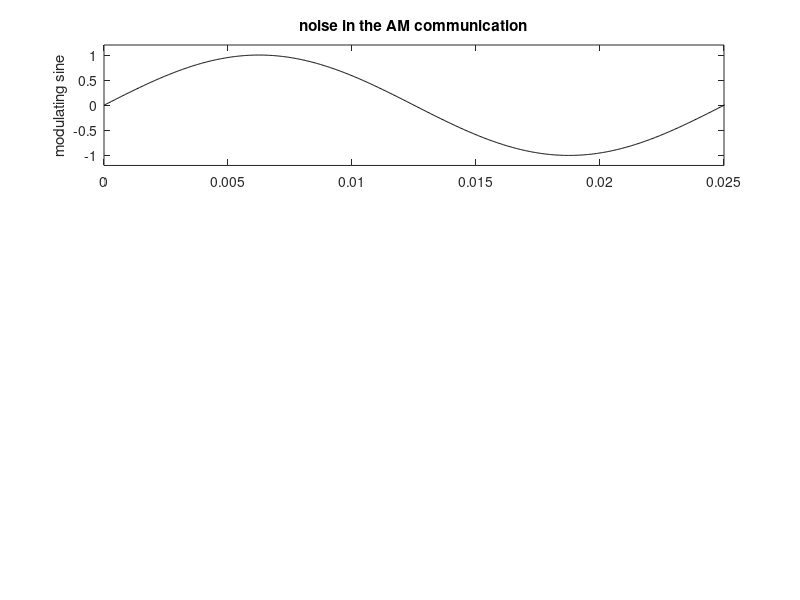

Reproduce this figure in MATLAB. (Note: this script raises an error after producing the figure.)
% AM and noise in the communication channel
% the modulating signal is a sine
fa=40; %signal frequency in Hz
wa =2* pi * fa ; % signal frequency in rad/s
fc=1500; %carrier frequency in Hz
fs=30000; %sampling frequency in Hz
tiv=1/fs; %time interval between samples;
%time intervals set (0.03 seconds):
t=0:tiv:(0.03 -tiv);
%modulating signal
a=sin(wa*t);
subplot(3,1 ,1);
plot(t,a,'k');
title('noise in the AM communication');
ylabel('modulating sine');
axis ([0 0.025 -1.2 1.2]);
%AM modulation
y=modulate(a,fc ,fs ,'amdsb -tc');
Nnu=length(y); %number of data points
nu=randn(Nnu ,1); %random noise signal data set
%adding noise to communication channel:
yn=y+(0.2*nu)';
subplot(3,1,2)
plot(t,yn ,'k');
ylabel('comm. signal');
axis ([0 0.025 -2.4 2.4]);
%PTM demodulation
da=demod(yn ,fc ,fs ,'amdsb -tc',0.5);
subplot(3,1,3)
plot(t,da ,'k');
ylabel('demodulated sine');
axis ([0 0.025 -1.2 1.2]);
xlabel('seconds');
